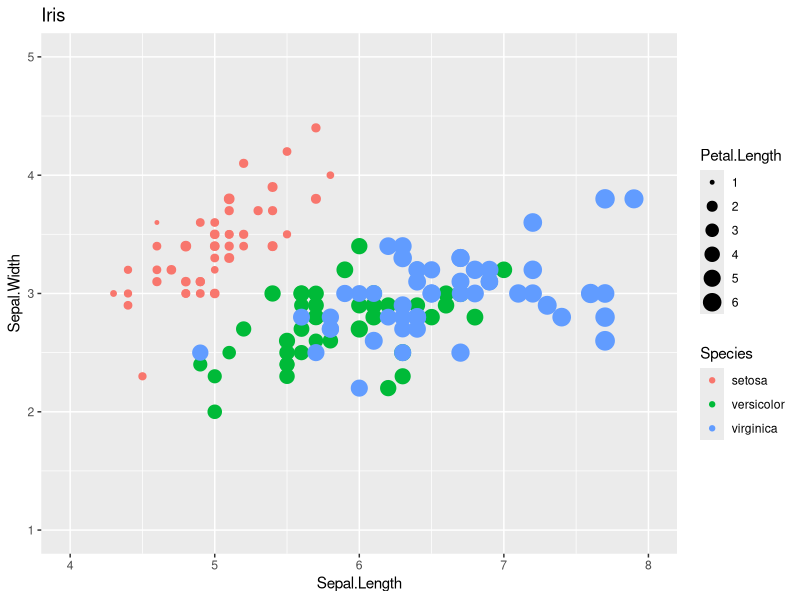
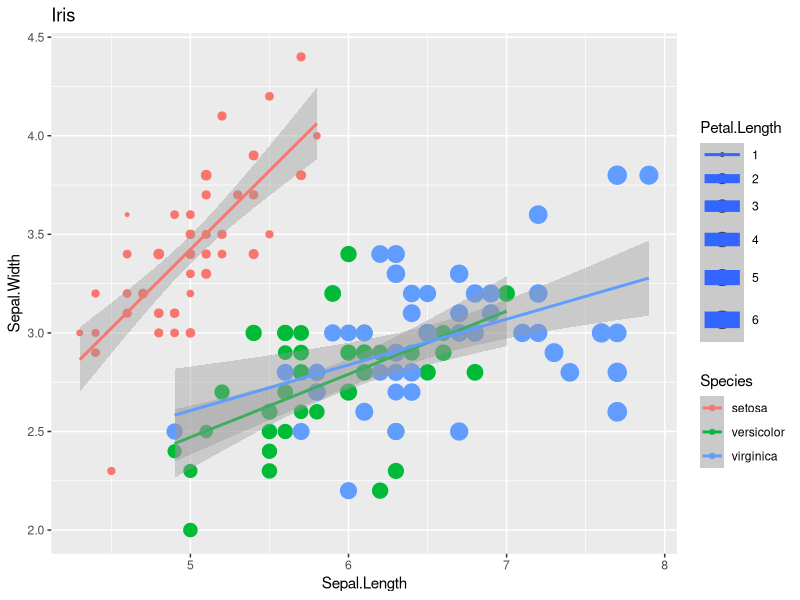
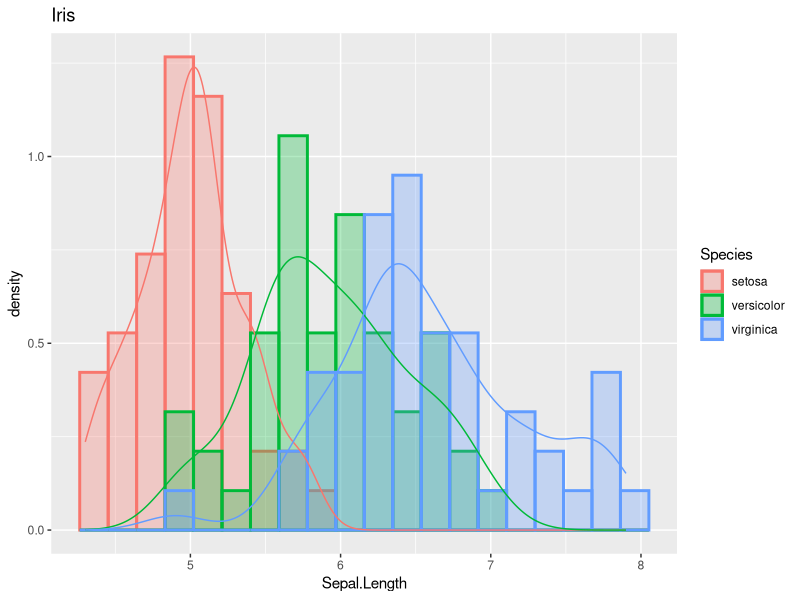
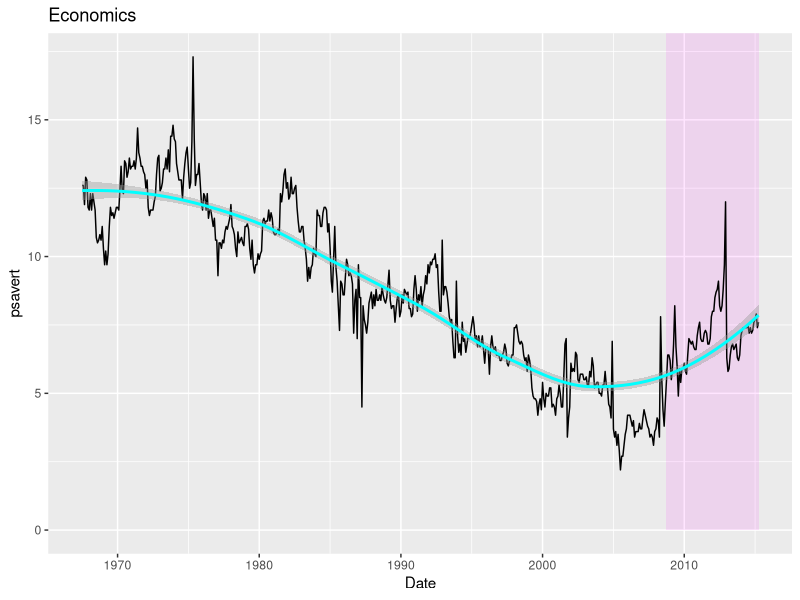
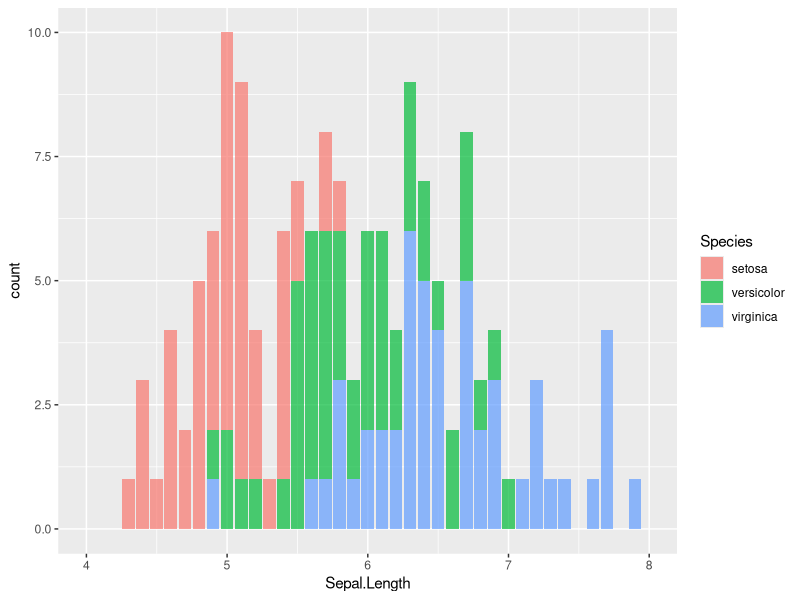
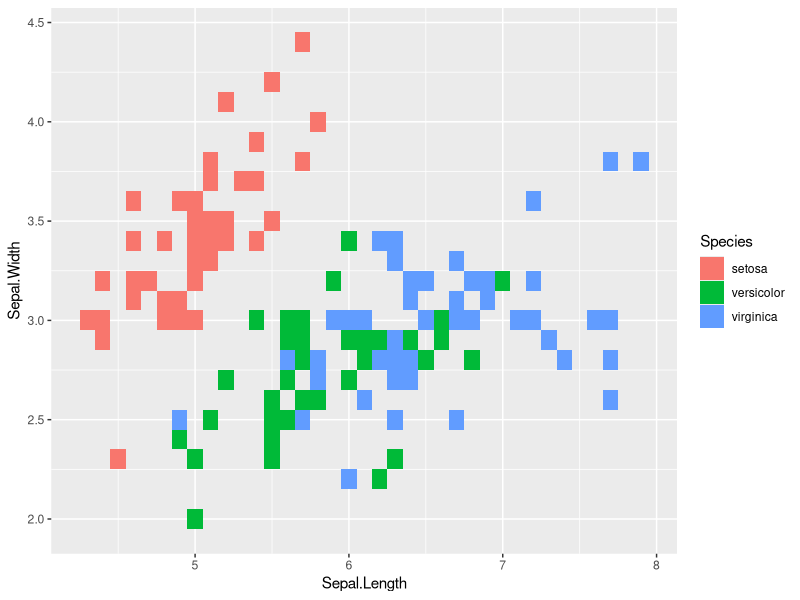
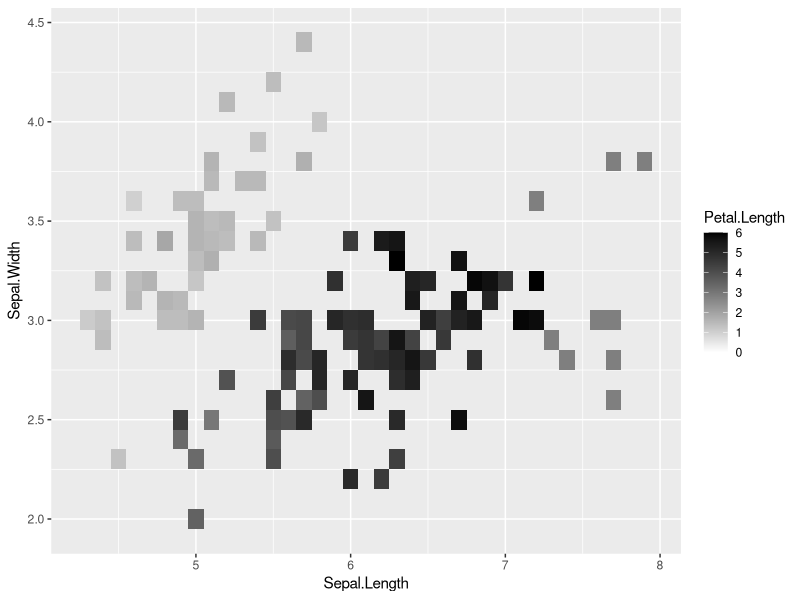
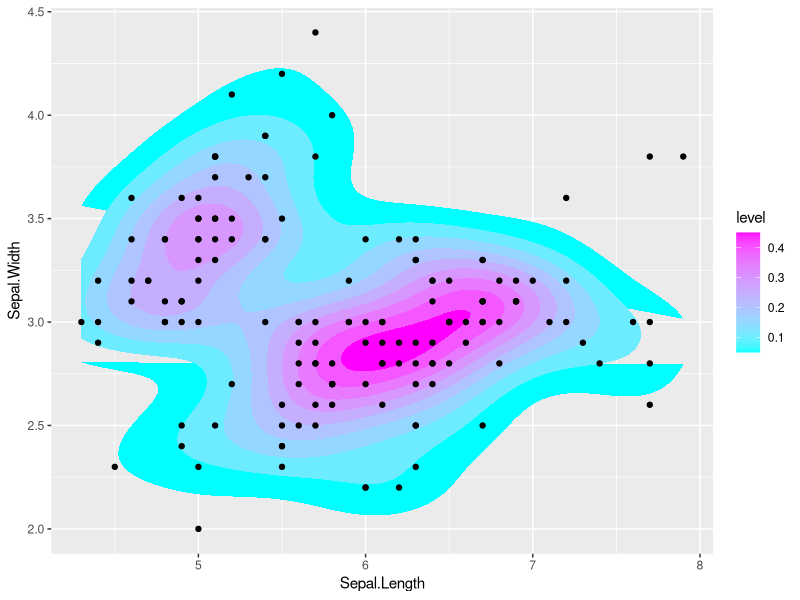

Recreate these plots in R, in order.
library(dplyr)
library(ggplot2)

# change working directory
frame_files <- lapply(sys.frames(), function(x) x$ofile)
frame_files <- Filter(Negate(is.null), frame_files)
setwd(dirname(frame_files[[length(frame_files)]]))

# Point & Hue & Buble
p <- ggplot(iris, aes(x = Sepal.Length, y = Sepal.Width,
                      colour = Species, size = Petal.Length)) +
  geom_point() +
  scale_colour_hue() +
  # scale_colour_gradient(low = "cyan", high = "magenta")
  labs(title = "Iris", x = "Sepal.Length", y = "Sepal.Width") +
  lims(x = c(4, 8), y = c(1, 5))

plot(p)
ggsave("img/iris-hue.png", plot = p)

# Point & Smoothing & Buble
p <- ggplot(iris, aes(x = Sepal.Length, y = Sepal.Width,
                      colour = Species, size = Petal.Length)) +
  geom_point() +
  stat_smooth(method = "lm") +
  labs(title = "Iris", x = "Sepal.Length", y = "Sepal.Width")

plot(p)
ggsave("img/iris-smooth.png", plot = p)

# Hist & density
p <- ggplot(iris, aes(x = Sepal.Length, y = ..density..,
                      fill = Species, colour = Species)) +
  geom_histogram(alpha = 0.3, position = "identity", bins = 20, size = 1) +
  labs(title = "Iris", x = "Sepal.Length") +
  geom_density(alpha = 0)

plot(p)
ggsave("img/iris-hist.png", plot = p)

# Line & Smoothing & Rect
p <- ggplot(economics, aes(x = date, y = psavert)) +
  annotate("rect",
           xmin = as.Date("2008-09-15"), xmax = as.Date("2015-04-01"),
           ymin = 0, ymax = Inf, fill = "magenta", alpha = 0.1) +
  geom_line() +
  stat_smooth(color = "cyan", method = "loess") +
  labs(title = "Economics", x = "Date", y = "psavert")

plot(p)
ggsave("img/economics-line.png", p)

# Stacked Bar
p <- iris %>%
  group_by(Species, Sepal.Length) %>%
  summarize(count = n()) %>%
  ggplot(., aes(x = Sepal.Length, y = count)) +
    geom_bar(stat = "identity", aes(fill = Species), alpha = 0.7) +
    scale_x_discrete() +
    lims(x = c(4, 8))

plot(p)
ggsave("img/iris-stacked-bar.png", plot = p)

# Tile plot
p <- ggplot(iris, aes(x = Sepal.Length, y = Sepal.Width)) +
  geom_tile(aes(fill = Species))

plot(p)
ggsave("img/iris-tile.png", plot = p)

# Tile qplot
p <- qplot(Sepal.Length, Sepal.Width, data = iris,
           fill = Petal.Length, geom = "tile") +
  scale_fill_gradient(limits = c(0, 6), low = "white", high = "black")

plot(p)
ggsave("img/iris-tile-qplot.png", plot = p)

# Heat map
p <- ggplot(iris, aes(x = Sepal.Length, y = Sepal.Width)) +
  stat_density2d(aes(fill = ..level..), geom = "polygon") +
  scale_fill_continuous(low = "cyan", high = "magenta") +
  geom_point(color = "black")

plot(p)
ggsave("img/iris-heatmap.png", plot = p)

# Contours of 3d data
volcano3d <- reshape2::melt(volcano)
names(volcano3d) <- c("x", "y", "z")

p <- ggplot(volcano3d, aes(x = x, y = y, z = z)) +
  stat_contour(aes(fill = ..level..), geom = "polygon") +
  scale_fill_continuous(low = "gray", high = "black")

plot(p)
ggsave("img/volcano-contours.png", plot = p)
